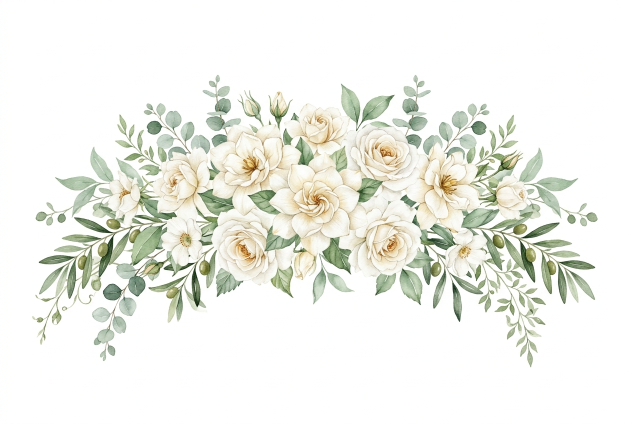
#> input picture assets/header_crown.jpg, 1264 x 848 px, found by its file name (shown at 1/2 size)
$ python process_pngs.py
#> lines starting #> are read from the running program, lines starting #| are printed output that depends on the picture
from PIL import Image
import os

def isolate_white_to_transparent_png(input_path, output_path, tolerance=242):
    """
    Convierte el fondo blanco/casi blanco de una ilustración de acuarela en transparencia PNG suave.
    Aplica canal alfa suave para evitar bordes dentados y preservar la acuarela translúcida.
    """
#> called with tolerance = 240
    img = Image.open(input_path).convert("RGBA")
    datas = img.getdata()

    new_data = []
    for item in datas:
        r, g, b, a = item
        # Promedio de luminosidad
        brightness = (r + g + b) / 3.0

        # Si es blanco o casi blanco (fondo de papel)
        if brightness >= tolerance and min(r, g, b) > 235:
            # Transparencia total o desvanecimiento muy suave
            factor = (brightness - tolerance) / (255 - tolerance) if tolerance < 255 else 1.0
            alpha = int(255 * (1.0 - factor * 0.95))
            if brightness > 250:
                alpha = 0
            new_data.append((r, g, b, alpha))
        elif brightness >= tolerance - 25 and min(r, g, b) > 215:
            # Zona de transición suave para que los bordes de la acuarela se difuminen perfectamente
            diff = brightness - (tolerance - 25)
            factor = diff / 25.0
            alpha = int(255 * (1.0 - factor * 0.5))
            new_data.append((r, g, b, min(a, alpha)))
        else:
            new_data.append((r, g, b, a))
#> this loop made 1071872 passes
#> (item, r, g, b, brightness, factor) on passes 1, 2, 3, 4, 5, 12, 13, 14, 15, 16, 17, 18: ((255, 250, 254, 255), 255, 250, 254, 253, 0.867), ((255, 252, 255, 255), 255, 252, 255, 254, 0.933), ((255, 253, 254, 255), 255, 253, 254, 254, 0.933), ((255, 253, 254, 255), 255, 253, 254, 254, 0.933), ((254, 254, 254, 255), 254, 254, 254, 254, 0.933), ((253, 253, 253, 255), 253, 253, 253, 253, 0.867), ((253, 253, 253, 255), 253, 253, 253, 253, 0.867), ((254, 254, 254, 255), 254, 254, 254, 254, 0.933), ((254, 254, 254, 255), 254, 254, 254, 254, 0.933), ((253, 253, 253, 255), 253, 253, 253, 253, 0.867), ((253, 255, 254, 255), 253, 255, 254, 254, 0.933), ((254, 255, 255, 255), 254, 255, 255, 254.7, 0.978)
#> (r, g, b, brightness, factor) on passes 6 to 11: (255, 255, 255, 255, 1), (255, 255, 255, 255, 1), (255, 255, 255, 255, 1), (255, 255, 255, 255, 1), (255, 255, 255, 255, 1), (255, 255, 255, 255, 1)

    img.putdata(new_data)

    # Recortar márgenes transparentes vacíos automáticamente (autocrop)
    bbox = img.getbbox()
    if bbox:
        img = img.crop(bbox)
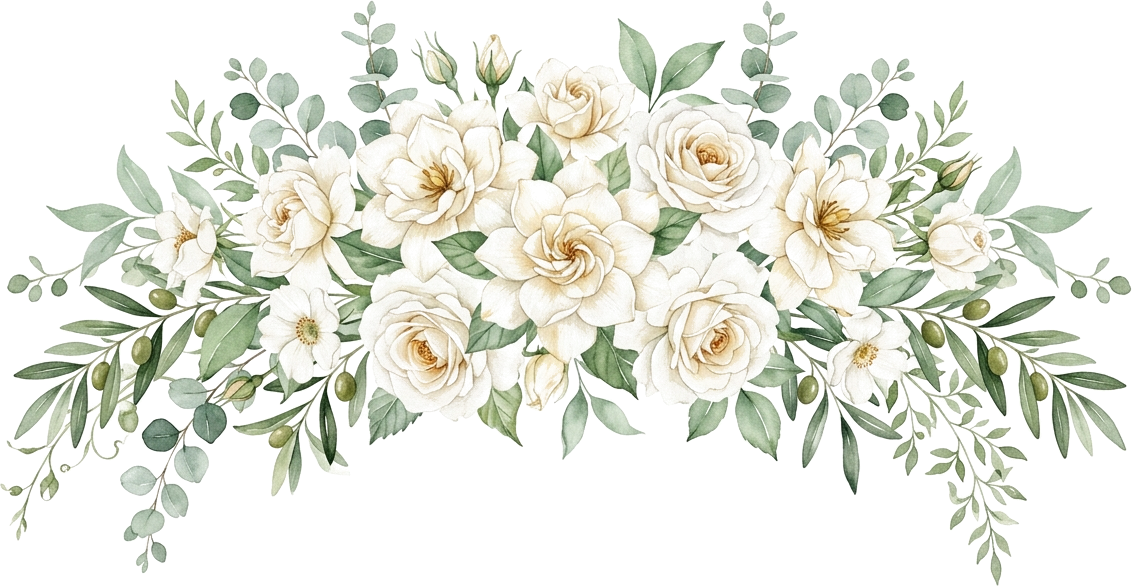
#> img: PIL image 1132x586 RGBA; mean R, G, B, A 229.4, 231.5, 220.9, 100.2; transparent parts drawn white

    img.save(output_path, "PNG")
    print(f"Generado con éxito: {output_path} (Tamaño: {img.size})")
#| Generado con éxito: c:\Users\gaddi\Documents\Boda\assets/header_crown.png (Tamaño: (1132, 586))

assets_dir = r"c:\Users\gaddi\Documents\Boda\assets"
os.makedirs(assets_dir, exist_ok=True)

files_to_convert = [
    ("header_crown.jpg", "header_crown.png", 240),
    ("bottom_garland.jpg", "bottom_garland.png", 238),
    ("corner_bouquet.jpg", "corner_bouquet.png", 240),
    ("rose.jpg", "rose.png", 235),
    ("olive_branch.jpg", "olive_branch.png", 240),
    ("eucalyptus.jpg", "eucalyptus.png", 240)
]

for src, dst, tol in files_to_convert:
    src_path = os.path.join(assets_dir, src)
    dst_path = os.path.join(assets_dir, dst)
    if os.path.exists(src_path):
        isolate_white_to_transparent_png(src_path, dst_path, tolerance=tol)
